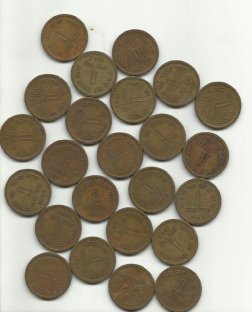
#> input picture data/coins.jpg, 252 x 312 px; the run also reads 2 pictures not shown here
$ jupyter execute --allow-errors Cell_Image_Segmentation.ipynb   (shell and % lines are left out)   (older library calls are emulated)
#> lines starting #> are read from the running program, lines starting #| are printed output that depends on the picture; after the words box and inside, x2 and y2 are one past the last pixel; in counts of white or black regions, pixels touching at a corner belong together; long printed decimals are rounded
# 2D Cell Image Segmentation

### by Jason Nie   nie9@illinois.edu

#### Type of cell images:
#### low-contrast transmission images of cell clusters (bright background): c1
#### high-contrast images of cell nuclei (dark background): c3

[cell 1]
import numpy as np
import os
import matplotlib.pyplot as plt
import cv2
from PIL import Image
from skimage.segmentation import active_contour

## Watershed

[cell 2]
img = cv2.imread('data/coins.jpg')
#> img is the input picture: shape (312, 252, 3); mean B, G, R 136.3, 153.2, 161.4
print(img.shape)
#| (312, 252, 3)
gray = cv2.cvtColor(img,cv2.COLOR_BGR2GRAY)
ret, thresh = cv2.threshold(gray,0,255,cv2.THRESH_BINARY_INV+cv2.THRESH_OTSU)
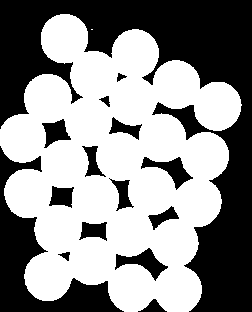
#> thresh: shape (312, 252); 55.9% white; 15 black regions, largest, box (x1, y1, x2, y2) and area: (0, 0, 252, 312) 24925, (0, 146, 124, 312) 5653, (115, 248, 168, 281) 657
#> ret = 162
plt.imshow(thresh, cmap='gray')
plt.show()

[cell 3]
# noise removal
kernel = np.ones((3,3),np.uint8)
opening = cv2.morphologyEx(thresh,cv2.MORPH_OPEN,kernel, iterations = 2)
#> opening: shape (312, 252); 55.9% white; 15 black regions, largest, box (x1, y1, x2, y2) and area: (0, 0, 252, 312) 24935, (0, 146, 124, 312) 5653, (115, 248, 168, 281) 657

# sure background area
sure_bg = cv2.dilate(opening,kernel,iterations=3)
#> sure_bg: shape (312, 252); 66.1% white; 17 black regions (5 under 20 px), largest, box (x1, y1, x2, y2) and area: (0, 0, 252, 312) 21098, (0, 155, 116, 312) 4232, (175, 109, 199, 133) 203

# Finding sure foreground area
dist_transform = cv2.distanceTransform(opening,cv2.DIST_L2,5)
ret, sure_fg = cv2.threshold(dist_transform,0.7*dist_transform.max(),255,0)
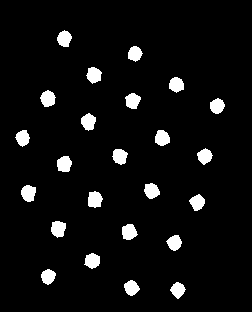
#> sure_fg: shape (312, 252) float32; 5.6% white; 24 white regions, largest, box (x1, y1, x2, y2) and area: (88, 191, 103, 208) 198, (21, 185, 36, 202) 196, (51, 221, 66, 238) 196
#> ret = 16.78

# Finding unknown region
sure_fg = np.uint8(sure_fg)
unknown = cv2.subtract(sure_bg,sure_fg)

print(dist_transform.shape)
#| (312, 252)
print(ret)
#| 16.778
print(sure_fg.shape)
#| (312, 252)
print(unknown.shape)
#| (312, 252)

plt.imshow(dist_transform, cmap='gray')
plt.show()

plt.imshow(sure_fg, cmap='gray')
plt.show()

plt.imshow(unknown, cmap='gray')
plt.show()

[cell 4]
# Marker labelling
ret, markers = cv2.connectedComponents(sure_fg)
#> markers: shape (312, 252) int32; 25 distinct labels, from 0 to 24
#> ret = 25

# Add one to all labels so that sure background 1
markers = markers+1
#> markers: shape (312, 252) int32; 25 distinct labels, from 1 to 25

# Now, mark the region of unknown with zero
markers[unknown==255] = 0
#> markers: shape (312, 252) int32; 26 distinct labels, from 0 to 25

print(markers.shape)
#| (312, 252)
plt.imshow(markers, cmap='jet')
plt.show()

[cell 5]
markers = cv2.watershed(img,markers)
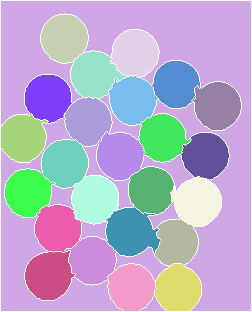
#> markers: shape (312, 252) int32; 26 distinct labels, from -1 to 25; one colour per label, 0 black, -1 white
img[markers == -1] = [255,0,0]
#> img: shape (312, 252, 3); 5.06% of pixels changed, all inside (x1, y1, x2, y2) = (0, 0, 252, 312)

plt.imshow(markers)
plt.show()

plt.imshow(img)
plt.show()

## Otsu's Thresholding

[cell 6]
img = cv2.imread('data/noisy_leaf.jpg', 0)
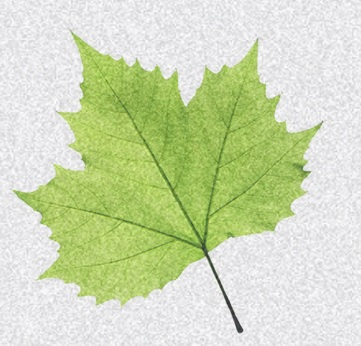
#> input picture data/noisy_leaf.jpg, 361 x 346 px
#> img: shape (346, 361)
print(img.shape)
#| (346, 361)
#ret1, th1 = cv2.threshold(img, 127, 255, cv2.THRESH_BINARY)
ret, imgf = cv2.threshold(img, 0, 255, cv2.THRESH_BINARY+cv2.THRESH_OTSU)
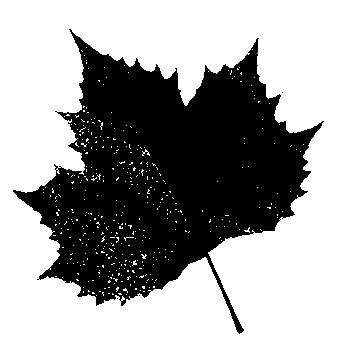
#> imgf: shape (346, 361); 63.6% white; 4 black regions (3 under 20 px), largest, box (x1, y1, x2, y2) and area: (13, 29, 324, 334) 45445
#> ret = 202

#blur = cv2.GaussianBlur(img, (5,5), 0)
#ret3, th3 = cv2.threshold(blur, 0, 255, cv2.THRESH_BINARY+cv2.THRESH_OTSU)


print(img.dtype)
#| uint8
plt.subplot(3,1,1)
plt.imshow(img,cmap = 'gray')
plt.title('Original Noisy Image'), plt.xticks([]), plt.yticks([])
plt.subplot(3,1,2), plt.hist(img.ravel(), 256)
plt.axvline(x=ret, color='r', linestyle='dashed', linewidth=2)
plt.title('Histogram'), plt.xticks([]), plt.yticks([])
plt.subplot(3,1,3), plt.imshow(imgf,cmap = 'gray')
plt.title('Otsu thresholding'), plt.xticks([]), plt.yticks([])
plt.tight_layout()
plt.show()

[cell 7]
img = cv2.imread('data/noisy_leaf.jpg', 0)

# global thresholding
ret1,th1 = cv2.threshold(img,127,255,cv2.THRESH_BINARY)
#> th1: shape (346, 361); 99.1% white; black in thin lines or dots, all inside (x1, y1, x2, y2) = (69, 80, 310, 333)
# Otsu's thresholding
ret2,th2 = cv2.threshold(img,0,255,cv2.THRESH_BINARY+cv2.THRESH_OTSU)
#> ret2 = 202
# Otsu's thresholding after Gaussian filtering
blur = cv2.GaussianBlur(img,(5,5),0)
ret3,th3 = cv2.threshold(blur,0,255,cv2.THRESH_BINARY+cv2.THRESH_OTSU)
#> th3: shape (346, 361); 62.7% white; 1 black region, box (x1, y1, x2, y2) and area: (14, 31, 324, 334) 46555
#> ret3 = 203

# plot all the images and their histograms
images = [img, 0, th1,
          img, 0, th2,
          blur, 0, th3]
titles = ['Original Noisy Image','Histogram','Global Thresholding (v=127)',
          'Original Noisy Image','Histogram',"Otsu's Thresholding",
          'Gaussian filtered Image','Histogram',"Otsu's Thresholding"]
for i in range(3):
    plt.subplot(3,3,i*3+1),plt.imshow(images[i*3],'gray')
    plt.title(titles[i*3]), plt.xticks([]), plt.yticks([])
    plt.subplot(3,3,i*3+2),plt.hist(images[i*3].ravel(),256)
    plt.title(titles[i*3+1]), plt.xticks([]), plt.yticks([])
    plt.subplot(3,3,i*3+3),plt.imshow(images[i*3+2],'gray')
    plt.title(titles[i*3+2]), plt.xticks([]), plt.yticks([])
plt.tight_layout()
plt.show()

## Contour

[cell 8]
img_path_c3 = './data/c3/Snap-808-Image Export-83_c3_ORG.tif'
img_c3 = np.asarray(Image.open(img_path_c3))
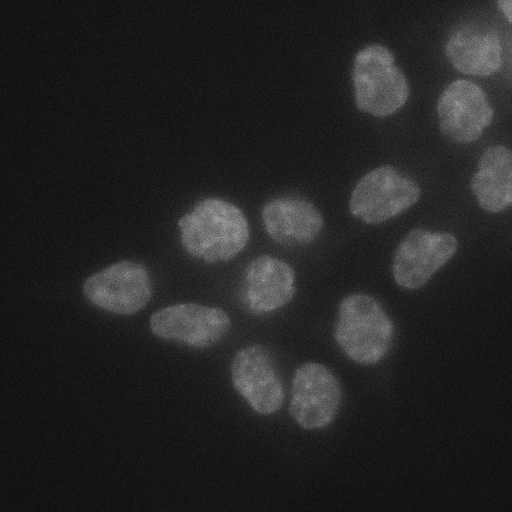
#> input picture data/c3/Snap-808-Image Export-83_c3_ORG.tif, 512 x 512 px
#> img_c3 is the input picture: shape (512, 512); min 10, max 161, mean 36.8
print(img_c3.shape)
#| (512, 512)


blur2 = cv2.GaussianBlur(img_c3,(5,5),0)
blur2 = cv2.normalize(blur2, None, 255,0, cv2.NORM_MINMAX, cv2.CV_8UC1)
ret3,th3 = cv2.threshold(blur2, 0, 255, cv2.THRESH_BINARY+cv2.THRESH_OTSU)
#> th3: shape (512, 512); 15.9% white; 12 white regions
#> ret3 = 78

im2, contours, hierarchy = cv2.findContours(th3,
                                            cv2.RETR_TREE,
                                            cv2.CHAIN_APPROX_SIMPLE)
#> contours = 13 contours, 1 with area under 20; largest, box (x1, y1, x2, y2) and area: (436, 0, 512, 144) 6931, (231, 345, 341, 429) 5416, (178, 197, 251, 264) 3632, (352, 44, 410, 118) 3122, (334, 294, 395, 365) 3122
fig = plt.figure(figsize=(12,4))
plt.subplot(1, 3, 1)
plt.title('c3')
plt.imshow(img_c3, cmap='gray')

plt.subplot(1, 3, 2)
plt.title('threshold')
plt.imshow(th3, cmap='gray')

#> (the rest of this cell did not finish here and is left out)

## Canny

[cell 9]
img_path_c3 = './data/c3/Snap-808-Image Export-83_c3_ORG.tif'
img_c3 = np.asarray(Image.open(img_path_c3))
print(img_c3.shape)
#| (512, 512)
plt.subplot(1, 2, 1)
plt.title('c3')
plt.imshow(img_c3, cmap='gray')

img_path_c1 = './data/c1/Snap-808-Image Export-83_c1_ORG.tif'
img_c1 = np.asarray(Image.open(img_path_c1))
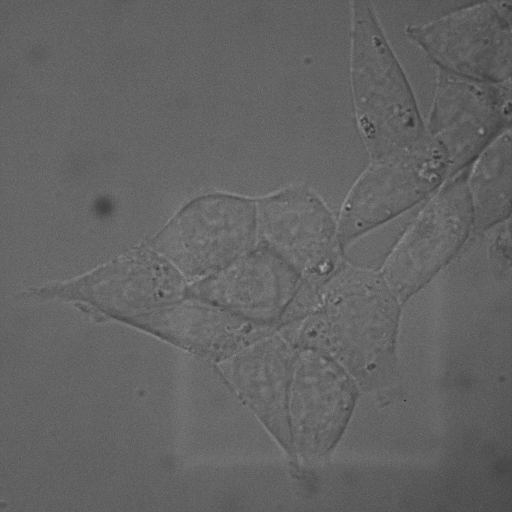
#> input picture data/c1/Snap-808-Image Export-83_c1_ORG.tif, 512 x 512 px
#> img_c1 is the input picture: shape (512, 512); min 41, max 167, mean 99.7
plt.subplot(1, 2, 2)
plt.title('c1')
plt.imshow(img_c1, cmap='gray')
plt.tight_layout
plt.show()

ret3, th3 = cv2.threshold(img_c3, 0,255,cv2.THRESH_BINARY+cv2.THRESH_OTSU)
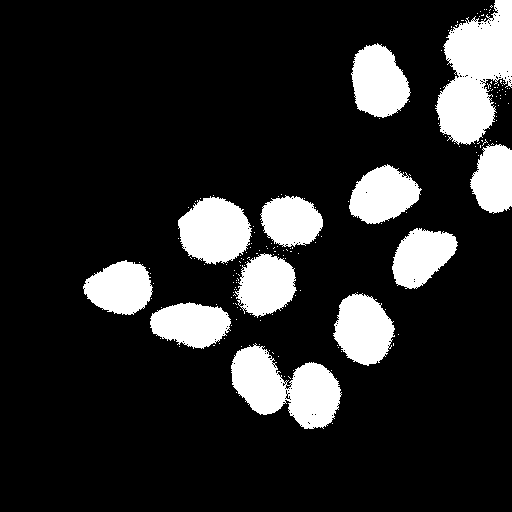
#> th3: shape (512, 512); 15.7% white; 177 white regions (165 under 20 px), largest, box (x1, y1, x2, y2) and area: (435, 0, 512, 145) 6928, (231, 343, 342, 429) 5448, (178, 196, 252, 265) 3669
#> ret3 = 59
edge = cv2.Canny(th3, 1, 5)
#> edge: shape (512, 512); 1.6% white in thin lines or dots, all inside (x1, y1, x2, y2) = (82, 0, 512, 429)

plt.imshow(edge, 'gray')
plt.show()

## Cell Image

[cell 10]
import numpy as np
import os
import matplotlib.pyplot as plt
import cv2
from PIL import Image

dir_path = './data/c3/'
for filename in os.listdir(dir_path):
    print(filename)
    img_path = os.path.join(dir_path, filename)
    img = np.asarray(Image.open(img_path))    # (512, 512)
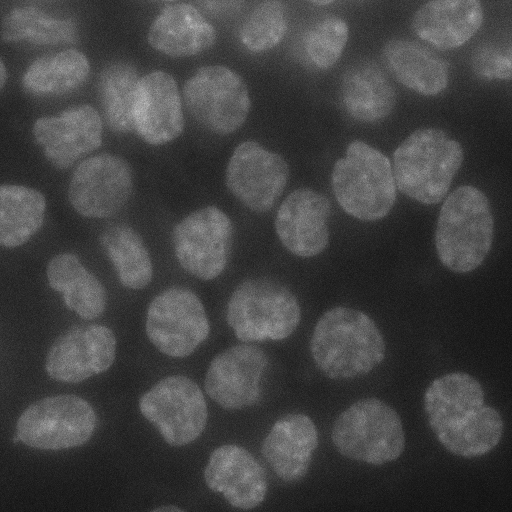
#> input picture data/c3/Snap-795-Image Export-78_c3_ORG.tif, 512 x 512 px
#> img is the input picture: shape (512, 512); min 14, max 194, mean 67.3

img_path_c3 = './data/c3/Snap-799-Image Export-80_c3_ORG.tif'
img_c3 = np.asarray(Image.open(img_path_c3))
print(img_c3.shape)
#| (512, 512)
plt.subplot(1, 2, 1)
plt.title('c3')
plt.imshow(img_c3, cmap='gray')
#plt.show()

img_path_c1 = './data/c1/Snap-799-Image Export-80_c1_ORG.tif'
img_c1 = np.asarray(Image.open(img_path_c1))
plt.subplot(1, 2, 2)
plt.title('c1')
plt.imshow(img_c1, cmap='gray')
plt.tight_layout
plt.show()

[cell 11]
# Otsu's thresholding
ret1,th1 = cv2.threshold(img_c3,0,255,cv2.THRESH_BINARY+cv2.THRESH_OTSU)
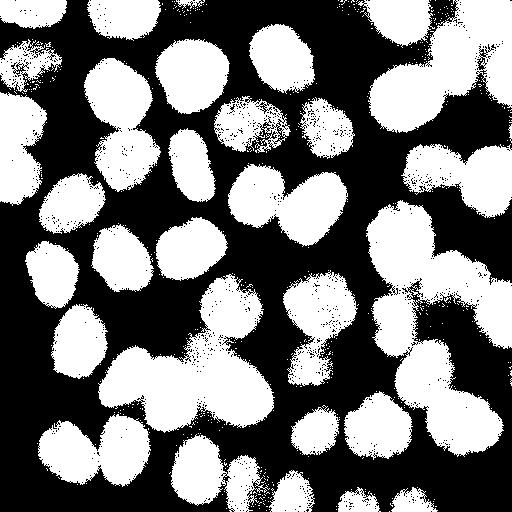
#> th1: shape (512, 512); 47.1% white; 528 white regions (497 under 20 px), largest, box (x1, y1, x2, y2) and area: (366, 200, 512, 457) 18147, (98, 274, 275, 433) 13641, (368, 0, 512, 133) 10539
#> ret1 = 80

# Otsu's thresholding after Gaussian filtering
blur1 = cv2.GaussianBlur(img_c3,(3,3),0)
#> (the rest of the program and of its run is left out)
